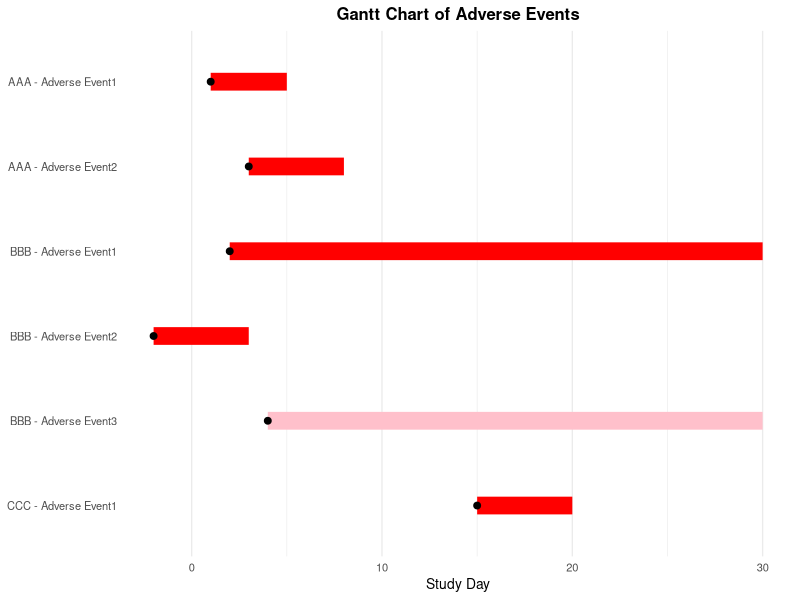

Generate this figure with R:
# R translation of P063_event_gant_excel.sas
# Produces Gantt dataset and Excel file equivalent to SAS ODS EXCEL output

out <- Sys.getenv("OUT_DIR")
if (out == "" || is.na(out)) out <- getwd()
if (!dir.exists(out)) dir.create(out, recursive = TRUE, showWarnings = FALSE)

suppressPackageStartupMessages({
  library(dplyr)
  library(tibble)
  library(openxlsx)
})

# helper: SAS round half away from zero (not needed here but kept for fidelity)
round_sas <- function(x, digits = 0) {
  ifelse(is.na(x), NA_real_,
         sign(x) * floor(abs(x) * 10^digits + 0.5) / 10^digits)
}

# -------------------------------------------------------------------------
# test_dummy_data (as in SAS macro)
dummy <- tibble::tibble(
  SUBJID = c("AAA", "AAA", "BBB", "BBB", "BBB", "CCC"),
  AETERM = c("Adverse Event1", "Adverse Event2", "Adverse Event1",
             "Adverse Event2", "Adverse Event3", "Adverse Event1"),
  AESTDY = c(1, 3, 2, -2, 4, 15),
  AEENDY = c(5, 8, 30, 3, NA_real_, 20)
)

target_dataest <- dummy
target_id <- "SUBJID"
target_event_name <- "AETERM"
target_st <- "AESTDY"
target_en <- "AEENDY"

# -------------------------------------------------------------------------
# proc sql: min(min(&target_st,1)) and max(max(&target_st,&target_en))
# SAS min/max ignore missing; pmin/pmax with na.rm handling
# min = min( pmin(AESTDY,1) )
min_val <- min(pmin(target_dataest[[target_st]], 1), na.rm = TRUE)

# max = max( max(AESTDY, AEENDY) ) per row, ignoring missing
row_max <- ifelse(is.na(target_dataest[[target_en]]),
                  target_dataest[[target_st]],
                  pmax(target_dataest[[target_st]], target_dataest[[target_en]], na.rm = TRUE))
max_val <- max(row_max, na.rm = TRUE)

range_val <- (max_val - min_val) + as.integer(0 < min_val)

# -------------------------------------------------------------------------
# data __wk1
# st = &target_st - &min + (&target_st<1)  if &min <1 else &target_st
# en = &target_en - &min + (&target_en<1) if not missing
wk1 <- target_dataest %>%
  mutate(
    st = ifelse(min_val < 1,
                .data[[target_st]] - min_val + as.integer(.data[[target_st]] < 1),
                .data[[target_st]]),
    en = ifelse(min_val < 1,
                ifelse(is.na(.data[[target_en]]), NA_real_,
                       .data[[target_en]] - min_val + as.integer(.data[[target_en]] < 1)),
                .data[[target_en]])
  )

# Build ar{range} array
n <- nrow(wk1)
ar_mat <- matrix("", nrow = n, ncol = range_val)
colnames(ar_mat) <- paste0("ar", seq_len(range_val))

for (r in seq_len(n)) {
  st_r <- wk1$st[r]
  en_r <- wk1$en[r]
  for (j in seq_len(range_val)) {
    if (!is.na(en_r) && st_r <= j && j <= en_r) {
      ar_mat[r, j] <- "Y"
    } else if (is.na(en_r) && st_r == j) {
      ar_mat[r, j] <- "Y"
    } else if (is.na(en_r) && st_r <= j) {
      ar_mat[r, j] <- "O"
    } else {
      ar_mat[r, j] <- ""
    }
  }
}

ar_df <- as_tibble(ar_mat)

gant <- bind_cols(wk1, ar_df)

# Keep columns as in SAS: st en &target_id &target_event_name &target_st &target_en ar:
# SAS keep order: st en SUBJID AETERM AESTDY AEENDY ar:
# Reorder to match SAS keep list
gant <- gant %>%
  select(st, en, all_of(c(target_id, target_event_name, target_st, target_en)), starts_with("ar"))

# Write dataset gant.csv (as expected output)
write.csv(gant, file.path(out, "gant.csv"), row.names = FALSE, na = "")

# -------------------------------------------------------------------------
# Build Excel file equivalent to ODS EXCEL with Report Writing Interface
# Header days: from min to max excluding 0
day_seq <- seq(min_val, max_val)
day_seq <- day_seq[day_seq != 0]
day_labels <- as.character(day_seq)  # length should equal range_val

# Prepare sheet data: header + rows
header <- c("ID", "Event", "STDY", "ENDY", day_labels)

# Data rows for Excel: ID, Event, STDY, ENDY, ar values
excel_data <- tibble(
  ID = dummy$SUBJID,
  Event = dummy$AETERM,
  STDY = dummy$AESTDY,
  ENDY = dummy$AEENDY
) %>%
  bind_cols(as_tibble(ar_mat, .name_repair = "minimal"))
colnames(excel_data) <- header

wb <- createWorkbook()
addWorksheet(wb, "GANT")

# Styles
header_darkblue <- createStyle(fgFill = "#00008B", fontColour = "#FFFFFF",
                               textDecoration = "bold", halign = "center", valign = "center",
                               border = "TopBottomLeftRight", borderStyle = "thin")
header_blue <- createStyle(fgFill = "#0000FF", fontColour = "#FFFFFF",
                           textDecoration = "bold", halign = "center", valign = "center",
                           border = "TopBottomLeftRight", borderStyle = "thin")
style_red <- createStyle(fgFill = "#FF0000", fontColour = "#FF0000",
                         halign = "center", border = "TopBottomLeftRight", borderStyle = "thin")
style_pink <- createStyle(fgFill = "#FFC0CB", fontColour = "#FFC0CB",
                          halign = "center", border = "TopBottomLeftRight", borderStyle = "thin")
style_white <- createStyle(fgFill = "#FFFFFF", fontColour = "#FFFFFF",
                           halign = "center", border = "TopBottomLeftRight", borderStyle = "thin")
style_normal <- createStyle(halign = "left", valign = "center",
                            border = "TopBottomLeftRight", borderStyle = "thin")
style_normal_center <- createStyle(halign = "center", valign = "center",
                                    border = "TopBottomLeftRight", borderStyle = "thin")

# Write header
writeData(wb, "GANT", t(header), startRow = 1, startCol = 1, colNames = FALSE, rowNames = FALSE)

# Apply header styles: first 4 columns darkblue, rest blue
for (c in seq_along(header)) {
  st <- if (c <= 4) header_darkblue else header_blue
  addStyle(wb, "GANT", style = st, rows = 1, cols = c, gridExpand = FALSE, stack = TRUE)
}

# Write data rows
writeData(wb, "GANT", excel_data, startRow = 2, startCol = 1, colNames = FALSE, rowNames = FALSE)

# Apply cell styles for data area
n_rows <- nrow(excel_data)
n_cols <- ncol(excel_data)
for (r in seq_len(n_rows)) {
  excel_row <- r + 1  # offset for header
  # ID, Event, STDY, ENDY columns
  addStyle(wb, "GANT", style = style_normal, rows = excel_row, cols = 1, gridExpand = FALSE, stack = TRUE)
  addStyle(wb, "GANT", style = style_normal, rows = excel_row, cols = 2, gridExpand = FALSE, stack = TRUE)
  addStyle(wb, "GANT", style = style_normal_center, rows = excel_row, cols = 3, gridExpand = FALSE, stack = TRUE)
  addStyle(wb, "GANT", style = style_normal_center, rows = excel_row, cols = 4, gridExpand = FALSE, stack = TRUE)
  # ar columns
  for (c in 5:n_cols) {
    j <- c - 4  # ar index 1..range
    val <- ar_mat[r, j]
    st_cell <- if (val == "Y") style_red else if (val == "O") style_pink else style_white
    addStyle(wb, "GANT", style = st_cell, rows = excel_row, cols = c, gridExpand = FALSE, stack = TRUE)
  }
}

# Column widths
setColWidths(wb, "GANT", cols = 1, widths = 10)
setColWidths(wb, "GANT", cols = 2, widths = 20)
setColWidths(wb, "GANT", cols = 3:4, widths = 8)
if (n_cols >= 5) setColWidths(wb, "GANT", cols = 5:n_cols, widths = 3)

# Freeze header
freezePane(wb, "GANT", firstActiveRow = 2, firstActiveCol = 5)

# Save Excel to OUT_DIR (as gant.xlsx) - matches SAS outpath/outfile
saveWorkbook(wb, file.path(out, "gant.xlsx"), overwrite = TRUE)

# -------------------------------------------------------------------------
# Also write plain-text rendering of the Gantt table (for verification)
txt_path <- file.path(out, "gant.txt")
sink(txt_path)
cat("Gantt Chart Data (derived from event_gant_excel macro)\n")
cat("=====================================================\n\n")
cat(sprintf("Time range: min=%d max=%d range=%d (0 excluded)\n\n", min_val, max_val, range_val))
cat("Header: ID | Event | STDY | ENDY | Days (", paste(day_labels, collapse = " "), ")\n")
cat(paste(rep("-", 120), collapse = ""), "\n")
# Print gant dataset preview
print(as.data.frame(gant), row.names = FALSE)
cat("\n\nLegend: Y = event day (red), O = ongoing (pink), blank = no event\n")
sink()

# CSV of plotted data already written as gant.csv; also write excel_data for completeness
write.csv(excel_data, file.path(out, "gant_plot_data.csv"), row.names = FALSE, na = "")

# Create a PNG visualization of the Gantt chart using ggplot2
suppressPackageStartupMessages(library(ggplot2))
# Prepare long format for plotting
plot_df <- dummy %>%
  mutate(
    row_id = row_number(),
    label = paste(SUBJID, AETERM, sep = " - "),
    end_plot = ifelse(is.na(AEENDY), max_val, AEENDY)
  )

# For ongoing, use arrow
p <- ggplot(plot_df) +
  geom_segment(aes(x = AESTDY, xend = end_plot, y = reorder(label, -row_id), yend = reorder(label, -row_id),
                   colour = is.na(AEENDY)), linewidth = 6) +
  geom_point(aes(x = AESTDY, y = reorder(label, -row_id)), size = 2) +
  scale_colour_manual(values = c("TRUE" = "pink", "FALSE" = "red"), guide = "none") +
  labs(title = "Gantt Chart of Adverse Events",
       x = "Study Day", y = NULL) +
  theme_minimal(base_size = 10) +
  theme(panel.grid.major.y = element_blank(),
        plot.title = element_text(hjust = 0.5, face = "bold"))

ggsave(file.path(out, "gant.png"), plot = p, width = 10, height = 4, dpi = 150, bg = "white")
